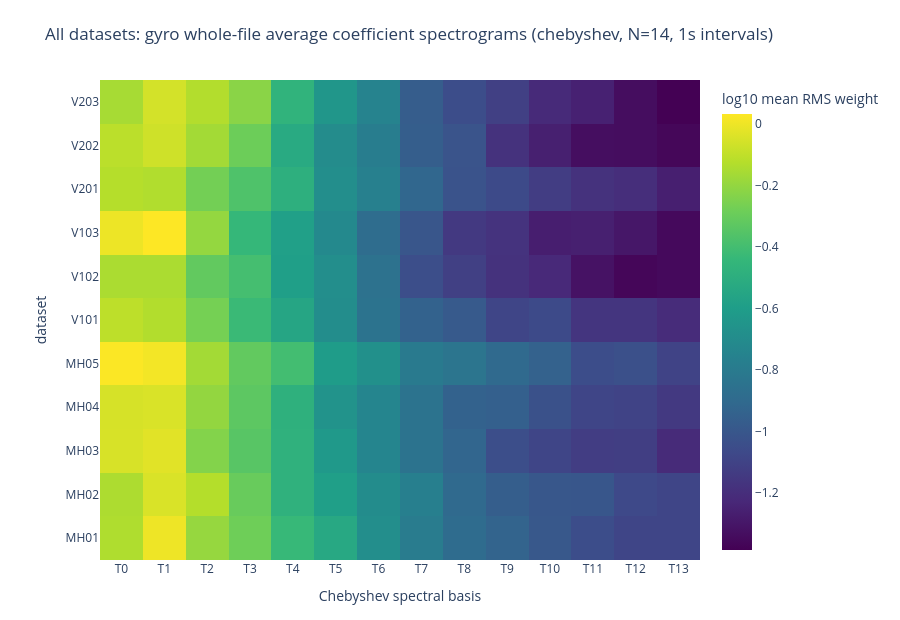

The cell this chart's notebook holds for it:
### Markdown cell above
## All-Dataset Whole-File Average Comparison

This final heatmap compares the entire-file average coefficient spectrogram for every dataset. Each row is one dataset; each column is one spectral coefficient.

### Code cell
comparison_figure = spectrogram.plot_dataset_average_spectrograms(results)
comparison_figure.update_layout(
    title=(
        f"All datasets: {SIGNAL_GROUP} whole-file average coefficient spectrograms "
        f"({BASIS}, N={N}, {WINDOW_SECONDS:g}s intervals)"
    )
)
comparison_figure.show()

### Figure 1 — Plotly figure (JSON) as saved in the notebook; plotly's stock layout.template omitted (floating-point values rounded to 4 significant figures; data arrays with more than 128 entries replaced by an {"elided": "..."} marker saying what was removed)
{"data": [{"colorbar": {"title": {"text": "log10 mean RMS weight"}}, "colorscale": [[0, "#440154"], [0.1111, "#482878"], [0.2222, "#3e4989"], [0.3333, "#31688e"], [0.4444, "#26828e"], [0.5556, "#1f9e89"], [0.6667, "#35b779"], [0.7778, "#6ece58"], [0.8889, "#b5de2b"], [1, "#fde725"]], "type": "heatmap", "x": ["T0", "T1", "T2", "T3", "T4", "T5", "T6", "T7", "T8", "T9", "T10", "T11", "T12", "T13"], "y": ["MH01", "MH02", "MH03", "MH04", "MH05", "V101", "V102", "V103", "V201", "V202", "V203"], "z": {"elided": "11x14 float values"}}], "layout": {"height": 620, "margin": {"b": 60, "l": 100, "r": 40, "t": 80}, "title": {"text": "All datasets: gyro whole-file average coefficient spectrograms (chebyshev, N=14, 1s intervals)"}, "xaxis": {"title": {"text": "Chebyshev spectral basis"}}, "yaxis": {"title": {"text": "dataset"}}}}
